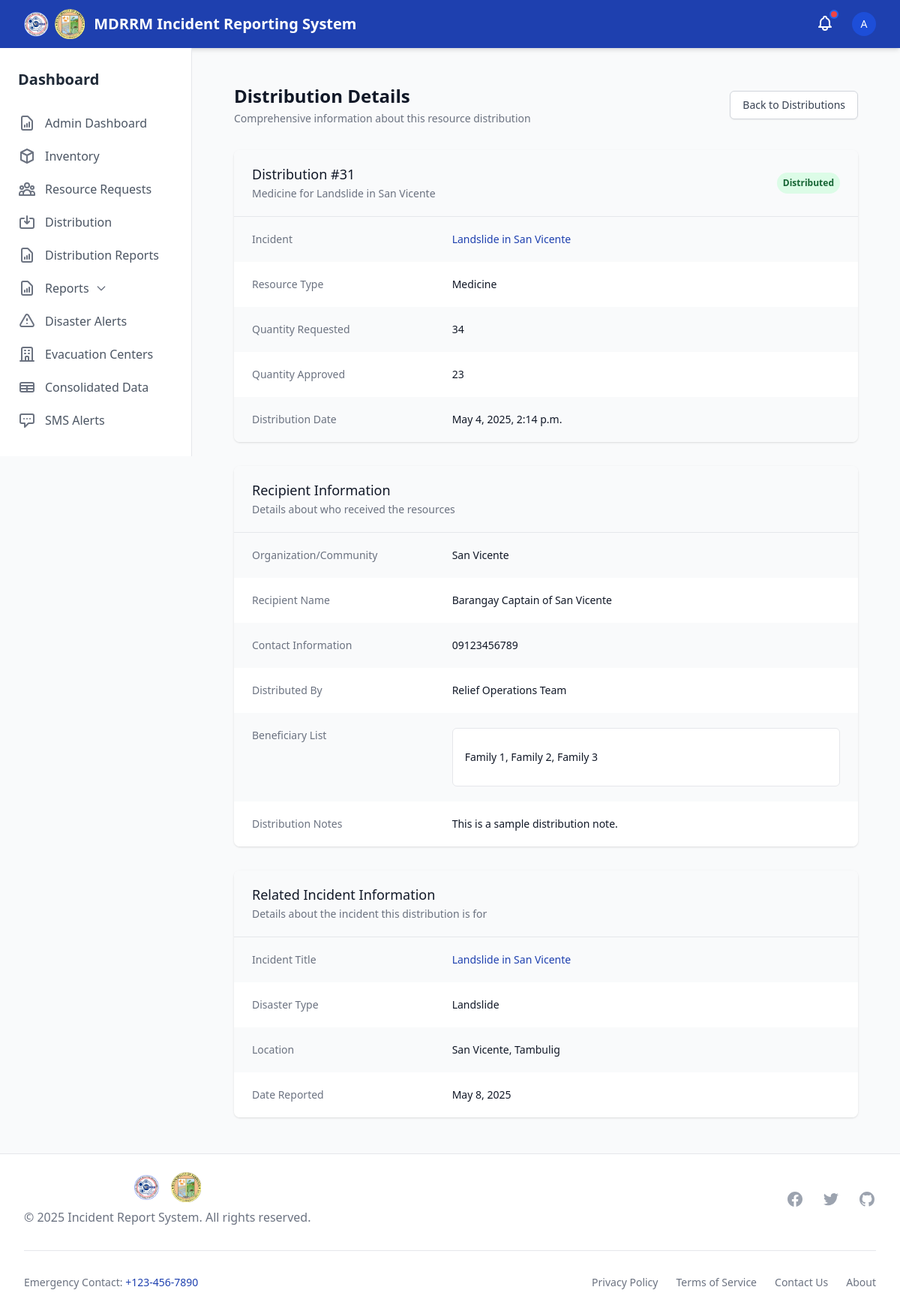
The app's page /distribution-detail/31/ (signed in) with its own data.
### disaster_aid/models.py (models this page shows, shortened)
class IncidentDistribution(models.Model):
    STATUS_CHOICES = (
        ('pending', 'Pending'),
        ('approved', 'Approved'),
        ('distributed', 'Distributed'),
    )
    incident = models.ForeignKey(IncidentReport, on_delete=models.CASCADE)
    distribution_type = models.ForeignKey(DistributionType, on_delete=models.CASCADE)
    quantity_requested = models.PositiveIntegerField()
    quantity_approved = models.PositiveIntegerField(default=0)
    is_fulfilled = models.BooleanField(default=False)  # Keeping for backward compatibility
    status = models.CharField(max_length=20, choices=STATUS_CHOICES, default='pending')
    recipient_organization = models.CharField(max_length=255, blank=True, null=True)  # e.g., Barangay name
    recipient_name = models.CharField(max_length=255, blank=True, null=True)  # e.g., Barangay Captain
    recipient_contact = models.CharField(max_length=255, blank=True, null=True)
    distributed_by = models.CharField(max_length=255, blank=True, null=True)
    distribution_date = models.DateTimeField(blank=True, null=True)
    distribution_notes = models.TextField(blank=True, null=True)
    beneficiary_list = models.TextField(blank=True, null=True)  # List of affected families/constituents

class DistributionType(models.Model):
    name = models.CharField(max_length=100)

class IncidentReport(models.Model):
    STATUS_CHOICES = (
        ('pending', 'Pending'),
        ('verified', 'Verified'),
        ('denied', 'Denied'),
    )
    reporter = models.ForeignKey(User, on_delete=models.CASCADE)
    title = models.CharField(max_length=255)
    description = models.TextField()
    disaster_type = models.ForeignKey(DisasterType, on_delete=models.SET_NULL, null=True)
    other_disaster_type = models.CharField(max_length=100, blank=True, null=True)
    location = models.CharField(max_length=255, blank=True, null=True)  # Keeping for backward compatibility
    barangay = models.ForeignKey(Barangay, on_delete=models.SET_NULL, null=True, blank=True, related_name='incidents')
    incident_datetime = models.DateTimeField(null=True, blank=True, help_text="When the incident actually occurred")
    date_reported = models.DateTimeField(auto_now_add=True)
    status = models.CharField(max_length=20, choices=STATUS_CHOICES, default='pending')
    is_verified = models.BooleanField(default=False)  # Keeping for backward compatibility
    denial_reason = models.TextField(null=True, blank=True)
    needs_resources = models.BooleanField(default=False)
    photo_1 = models.ImageField(upload_to='incident_photos/', null=True, blank=True)
    photo_2 = models.ImageField(upload_to='incident_photos/', null=True, blank=True)
    photo_3 = models.ImageField(upload_to='incident_photos/', null=True, blank=True)

class DisasterType(models.Model):
    name = models.CharField(max_length=100)

class Barangay(models.Model):
    name = models.CharField(max_length=100)
    psgc_code = models.CharField(max_length=20, unique=True)
    municipality = models.ForeignKey(Municipality, on_delete=models.CASCADE, related_name='barangays')
    def __str__(self):
        return f"{self.name}, {self.municipality.name}"
    class Meta:
        verbose_name_plural = "Barangays"
        ordering = ['name']

class Municipality(models.Model):
    name = models.CharField(max_length=100)
    psgc_code = models.CharField(max_length=20, unique=True)
    class Meta:
        verbose_name_plural = "Municipalities"

### disaster_aid/views.py (the view)
# urls.py: path('distribution-detail/<int:distribution_id>/', distribution_detail, name='distribution_detail'),
@login_required
def distribution_detail(request, distribution_id):
    if not request.user.is_staff:
        messages.error(request, "You are not authorized to view distribution details.")
        return redirect('dashboard')
    distribution = get_object_or_404(IncidentDistribution, id=distribution_id)
    context = {
        'distribution': distribution,
    }
    return render(request, 'inventory/distribution_detail.html', context)

### templates/inventory/distribution_detail.html (shortened to what this page needs)
{% extends 'base.html' %}
{% load custom_filters %}
{% block content %}
<div class="py-6">
    <div class="max-w-7xl mx-auto px-4 sm:px-6 lg:px-8">
        <div class="flex items-center justify-between">
            <div>
                <h1 class="text-2xl font-semibold text-gray-900">Distribution Details</h1>
                <p class="mt-1 text-sm text-gray-500">Comprehensive information about this resource distribution</p>
            </div>
            <div>
                <a href="{% url 'distribution_list' %}" class="inline-flex items-center px-4 py-2 border border-gray-300 shadow-sm text-sm font-medium rounded-md text-gray-700 bg-white hover:bg-gray-50 focus:outline-none focus:ring-2 focus:ring-offset-2 focus:ring-primary">
                    Back to Distributions
                </a>
            </div>
        </div>
        <div class="mt-8 bg-white shadow overflow-hidden sm:rounded-lg">
            <div class="px-4 py-5 sm:px-6 bg-gray-50 flex justify-between items-center">
                <div>
                    <h3 class="text-lg leading-6 font-medium text-gray-900">
                        Distribution #{{ distribution.id }}
                    </h3>
                    <p class="mt-1 text-sm text-gray-500">
                        {{ distribution.distribution_type.name }} for {{ distribution.incident.title }}
                    </p>
                </div>
                <span class="px-2 py-1 inline-flex text-xs leading-5 font-semibold rounded-full {% if distribution.status == 'distributed' %}bg-green-100 text-green-800{% elif distribution.status == 'approved' %}bg-blue-100 text-blue-800{% else %}bg-yellow-100 text-yellow-800{% endif %}">
                    {{ distribution.get_status_display }}
                </span>
            </div>
            <div class="border-t border-gray-200">
                <dl>
                    <div class="bg-gray-50 px-4 py-5 sm:grid sm:grid-cols-3 sm:gap-4 sm:px-6">
                        <dt class="text-sm font-medium text-gray-500">Incident</dt>
                        <dd class="mt-1 text-sm text-gray-900 sm:mt-0 sm:col-span-2">
                            <a href="{% url 'incident_detail' distribution.incident.id %}" class="text-primary hover:text-blue-900">
                                {{ distribution.incident.title }}
                            </a>
                        </dd>
                    </div>
                    <div class="bg-white px-4 py-5 sm:grid sm:grid-cols-3 sm:gap-4 sm:px-6">
                        <dt class="text-sm font-medium text-gray-500">Resource Type</dt>
                        <dd class="mt-1 text-sm text-gray-900 sm:mt-0 sm:col-span-2">{{ distribution.distribution_type.name }}</dd>
                    </div>
                    <div class="bg-gray-50 px-4 py-5 sm:grid sm:grid-cols-3 sm:gap-4 sm:px-6">
                        <dt class="text-sm font-medium text-gray-500">Quantity Requested</dt>
                        <dd class="mt-1 text-sm text-gray-900 sm:mt-0 sm:col-span-2">{{ distribution.quantity_requested }}</dd>
                    </div>
                    <div class="bg-white px-4 py-5 sm:grid sm:grid-cols-3 sm:gap-4 sm:px-6">
                        <dt class="text-sm font-medium text-gray-500">Quantity Approved</dt>
                        <dd class="mt-1 text-sm text-gray-900 sm:mt-0 sm:col-span-2">{{ distribution.quantity_approved }}</dd>
                    </div>
                    {% if distribution.status == 'distributed' %}
                    <div class="bg-gray-50 px-4 py-5 sm:grid sm:grid-cols-3 sm:gap-4 sm:px-6">
                        <dt class="text-sm font-medium text-gray-500">Distribution Date</dt>
                        <dd class="mt-1 text-sm text-gray-900 sm:mt-0 sm:col-span-2">{{ distribution.distribution_date|date:"F j, Y, g:i a" }}</dd>
                    </div>
                    {% endif %}
                </dl>
            </div>
        </div>
        {% if distribution.status == 'distributed' %}
        <div class="mt-8 bg-white shadow overflow-hidden sm:rounded-lg">
            <div class="px-4 py-5 sm:px-6 bg-gray-50">
                <h3 class="text-lg leading-6 font-medium text-gray-900">
                    Recipient Information
                </h3>
                <p class="mt-1 text-sm text-gray-500">
                    Details about who received the resources
                </p>
            </div>
            <div class="border-t border-gray-200">
                <dl>
                    {% if distribution.recipient_organization %}
                    <div class="bg-gray-50 px-4 py-5 sm:grid sm:grid-cols-3 sm:gap-4 sm:px-6">
                        <dt class="text-sm font-medium text-gray-500">Organization/Community</dt>
                        <dd class="mt-1 text-sm text-gray-900 sm:mt-0 sm:col-span-2">{{ distribution.recipient_organization }}</dd>
                    </div>
                    {% endif %}
                    <div class="bg-white px-4 py-5 sm:grid sm:grid-cols-3 sm:gap-4 sm:px-6">
                        <dt class="text-sm font-medium text-gray-500">Recipient Name</dt>
                        <dd class="mt-1 text-sm text-gray-900 sm:mt-0 sm:col-span-2">{{ distribution.recipient_name }}</dd>
                    </div>
                    {% if distribution.recipient_contact %}
                    <div class="bg-gray-50 px-4 py-5 sm:grid sm:grid-cols-3 sm:gap-4 sm:px-6">
                        <dt class="text-sm font-medium text-gray-500">Contact Information</dt>
                        <dd class="mt-1 text-sm text-gray-900 sm:mt-0 sm:col-span-2">{{ distribution.recipient_contact }}</dd>
                    </div>
                    {% endif %}
                    <div class="bg-white px-4 py-5 sm:grid sm:grid-cols-3 sm:gap-4 sm:px-6">
                        <dt class="text-sm font-medium text-gray-500">Distributed By</dt>
                        <dd class="mt-1 text-sm text-gray-900 sm:mt-0 sm:col-span-2">{{ distribution.distributed_by }}</dd>
                    </div>
                    {% if distribution.beneficiary_list %}
                    <div class="bg-gray-50 px-4 py-5 sm:grid sm:grid-cols-3 sm:gap-4 sm:px-6">
                        <dt class="text-sm font-medium text-gray-500">Beneficiary List</dt>
                        <dd class="mt-1 text-sm text-gray-900 sm:mt-0 sm:col-span-2">
                            <div class="max-h-80 overflow-y-auto border border-gray-200 rounded-md p-4 bg-white">
                                <ul class="divide-y divide-gray-200">
                                    {% for beneficiary in distribution.beneficiary_list.splitlines %}
                                        {% if beneficiary %}
                                            <li class="py-3">{{ beneficiary }}</li>
                                        {% endif %}
                                    {% empty %}
                                        <li class="py-3 text-gray-500 italic">No beneficiaries listed</li>
                                    {% endfor %}
                                </ul>
                            </div>
                        </dd>
                    </div>
                    {% endif %}
                    {% if distribution.distribution_notes %}
                    <div class="bg-white px-4 py-5 sm:grid sm:grid-cols-3 sm:gap-4 sm:px-6">
                        <dt class="text-sm font-medium text-gray-500">Distribution Notes</dt>
                        <dd class="mt-1 text-sm text-gray-900 sm:mt-0 sm:col-span-2">{{ distribution.distribution_notes }}</dd>
                    </div>
                    {% endif %}
                </dl>
            </div>
        </div>
        {% endif %}
        <div class="mt-8 bg-white shadow overflow-hidden sm:rounded-lg">
            <div class="px-4 py-5 sm:px-6 bg-gray-50">
                <h3 class="text-lg leading-6 font-medium text-gray-900">
                    Related Incident Information
                </h3>
                <p class="mt-1 text-sm text-gray-500">
                    Details about the incident this distribution is for
                </p>
            </div>
            <div class="border-t border-gray-200">
                <dl>
                    <div class="bg-gray-50 px-4 py-5 sm:grid sm:grid-cols-3 sm:gap-4 sm:px-6">
                        <dt class="text-sm font-medium text-gray-500">Incident Title</dt>
                        <dd class="mt-1 text-sm text-gray-900 sm:mt-0 sm:col-span-2">
                            <a href="{% url 'incident_detail' distribution.incident.id %}" class="text-primary hover:text-blue-900">
                                {{ distribution.incident.title }}
                            </a>
                        </dd>
                    </div>
                    <div class="bg-white px-4 py-5 sm:grid sm:grid-cols-3 sm:gap-4 sm:px-6">
                        <dt class="text-sm font-medium text-gray-500">Disaster Type</dt>
                        <dd class="mt-1 text-sm text-gray-900 sm:mt-0 sm:col-span-2">{{ distribution.incident.disaster_type.name }}</dd>
                    </div>
                    <div class="bg-gray-50 px-4 py-5 sm:grid sm:grid-cols-3 sm:gap-4 sm:px-6">
                        <dt class="text-sm font-medium text-gray-500">Location</dt>
                        <dd class="mt-1 text-sm text-gray-900 sm:mt-0 sm:col-span-2">
                            {% if distribution.incident.barangay %}
                                {{ distribution.incident.barangay }}
                            {% else %}
                                {{ distribution.incident.location }}
                            {% endif %}
                        </dd>
                    </div>
                    <div class="bg-white px-4 py-5 sm:grid sm:grid-cols-3 sm:gap-4 sm:px-6">
                        <dt class="text-sm font-medium text-gray-500">Date Reported</dt>
                        <dd class="mt-1 text-sm text-gray-900 sm:mt-0 sm:col-span-2">{{ distribution.incident.date_reported|date:"F j, Y" }}</dd>
                    </div>
                </dl>
            </div>
        </div>
    </div>
</div>
{% endblock %}

### templates/components/navbar.html (shortened to what this page needs)
<nav class="bg-primary text-white shadow-md" x-data="{ mobileMenuOpen: false }">
    <div class="max-w-7xl mx-auto px-4 sm:px-6 lg:px-8">
        <div class="flex justify-between h-16">
            <div class="flex">
                <div class="flex-shrink-0 flex items-center space-x-3">
                    <div class="flex items-center space-x-2">
                        <img src="/static/logo/mdrrmc_logo.png" alt="MDRRMC Logo" class="h-10 w-auto">
                        <img src="/static/logo/lgu_logo.png" alt="LGU Logo" class="h-10 w-auto">
                    </div>
                    <a href="{% url 'home' %}" class="font-bold text-xl">MDRRM Incident Reporting System</a>
                </div>
            </div>
            <div class="flex items-center">
                {% include 'components/notifications.html' %}
                {% if user.is_authenticated %}
                <div class="ml-3 relative" x-data="{ open: false }">
                    <div class="flex items-center">
                        <button @click="open = !open" class="flex text-sm rounded-full focus:outline-none focus:ring-2 focus:ring-offset-2 focus:ring-offset-blue-800 focus:ring-white">
                            {% if user.reporterprofile.profile_image %}
                            <img class="h-8 w-8 rounded-full object-cover" src="{{ user.reporterprofile.profile_image.url }}" alt="{{ user.username }}">
                            {% else %}
                            <div class="h-8 w-8 rounded-full bg-blue-700 flex items-center justify-center">
                                <span class="text-sm font-medium">{{ user.username|first|upper }}</span>
                            </div>
                            {% endif %}
                        </button>
                    </div>
                </div>
                {% endif %}
            </div>
        </div>
    </div>
</nav>

### records on screen
IncidentDistribution: id "31", distribution_type.name "Medicine", incident "Landslide in San Vicente", status "Distributed", quantity_requested "34", quantity_approved "23", distribution_date "May 4, 2025, 2:14 p.m.", recipient_organization "San Vicente", recipient_name "Barangay Captain of San Vicente", recipient_contact "09123456789", distributed_by "Relief Operations Team", splitlines "Family 1, Family 2, Family 3", distribution_notes "This is a sample distribution note.", incident.disaster_type.name "Landslide", incident.barangay "San Vicente, Tambulig", incident.date_reported "May 8, 2025"

### other values on screen
{{ user.username|first|upper }} "A"
